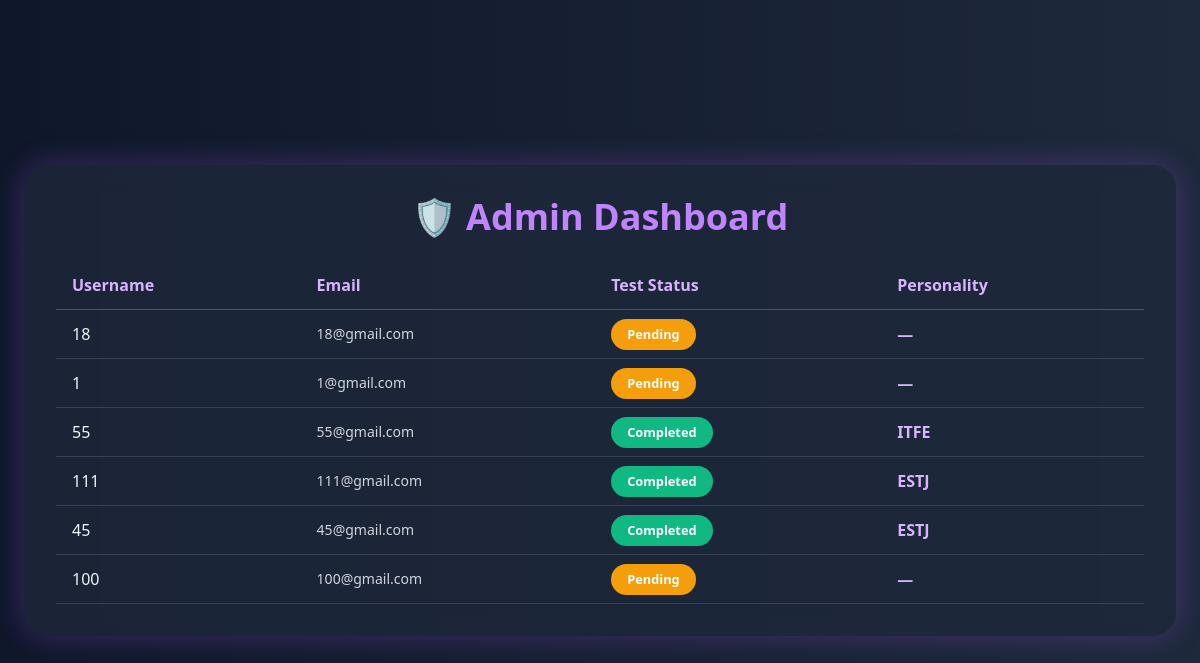
The page /admin on the database its author committed.
### tables this page shows
CREATE TABLE registrants (
    rname TEXT PRIMARY KEY,
    rpassword TEXT,
    email TEXT,
    date INT,
    month TEXT,
    year INT,
    gender TEXT DEFAULT '',
    avatar TEXT DEFAULT '',
    q1 INT DEFAULT -1, q2 INT DEFAULT -1, q3 INT DEFAULT -1, q4 INT DEFAULT -1, q5 INT DEFAULT -1,
    q6 INT DEFAULT -1, q7 INT DEFAULT -1, q8 INT DEFAULT -1, q9 INT DEFAULT -1, q10 INT DEFAULT -1,
    q11 INT DEFAULT -1, q12 INT DEFAULT -1, q13 INT DEFAULT -1, q14 INT DEFAULT -1, q15 INT DEFAULT -1,
    q16 INT DEFAULT -1, q17 INT DEFAULT -1, q18 INT DEFAULT -1, q19 INT DEFAULT -1, q20 INT DEFAULT -1,
    p1 TEXT, p2 TEXT, p3 TEXT, p4 TEXT, perd TEXT
);

### match50/application.py (the view)
@app.route("/admin")
def admin():
    users = db.execute("SELECT * FROM registrants")
    return render_template("admin.html", users=users)

### match50/templates/admin.html (shortened to what this page needs)
<!DOCTYPE html>
<html lang="en">
<head>
  <script src="https://cdn.tailwindcss.com"></script>
</head>
<body class="flex items-center justify-center min-h-screen px-4 py-12">
  <div class="glass w-full max-w-6xl">
    <h1 class="text-3xl md:text-4xl font-bold text-center text-purple-400 mb-6">🛡️ Admin Dashboard</h1>
    <div class="table-scroll">
      <table class="w-full text-left border-collapse">
        <thead>
          <tr class="text-purple-300 border-b border-gray-600">
            <th class="py-3 px-4">Username</th>
            <th class="py-3 px-4">Email</th>
            <th class="py-3 px-4">Test Status</th>
            <th class="py-3 px-4">Personality</th>
          </tr>
        </thead>
        <tbody>
          {% for user in users %}
          <tr class="border-b border-gray-700 hover:bg-gray-800 transition">
            <td class="py-3 px-4 font-medium">{{ user.rname }}</td>
            <td class="py-3 px-4 text-sm text-gray-300">{{ user.email }}</td>
            <td class="py-3 px-4">
              {% if user.perd %}
                <span class="status-pill status-complete">Completed</span>
              {% else %}
                <span class="status-pill status-pending">Pending</span>
              {% endif %}
            </td>
            <td class="py-3 px-4 font-semibold text-purple-300">
              {{ user.perd or "—" }}
            </td>
          </tr>
          {% endfor %}
        </tbody>
      </table>
    </div>
  </div>
</body>
</html>

### match50/templates/admin.html (style rules this page uses)
body { background: linear-gradient(to right, #0f172a, #1e293b); color: #f1f5f9; }
.glass { background-color: rgba(30, 41, 59, 0.8); backdrop-filter: blur(14px); border-radius: 1.5rem; padding: 2rem; box-shadow: 0 0 30px rgba(168, 85, 247, 0.3); animation: slideFade 0.8s ease; }
.status-pill { padding: 0.4rem 1rem; border-radius: 9999px; font-weight: 600; font-size: 0.8rem; }
.status-complete { background-color: #10b981; color: white; }
.status-pending { background-color: #f59e0b; color: white; }
.table-scroll { max-height: 500px; overflow-y: auto; }

### rows shown on the page
registrants: rname "18", email "18@gmail.com", shows "Pending", perd "—"
registrants: rname "1", email "1@gmail.com", shows "Pending", perd "—"
registrants: rname "55", email "55@gmail.com", shows "Completed", perd "ITFE"
registrants: rname "111", email "111@gmail.com", shows "Completed", perd "ESTJ"
registrants: rname "45", email "45@gmail.com", shows "Completed", perd "ESTJ"
registrants: rname "100", email "100@gmail.com", shows "Pending", perd "—"
